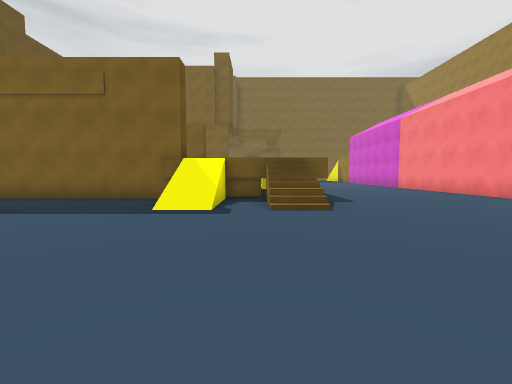
View 1 (above)

24 first-person views from a walk through a Unity game level. The camera is 1.2 m above the floor, tilts 4° down and sees 90° across. The floor is counted in squares, 2 m on a side. Each view is taken from the middle of a square. On the plan, view 1 faces up. The plan holds only what a view shows up to about 9 squares ahead; the rest is blank. The place goes on beyond the plan. The player is left out.

View 2
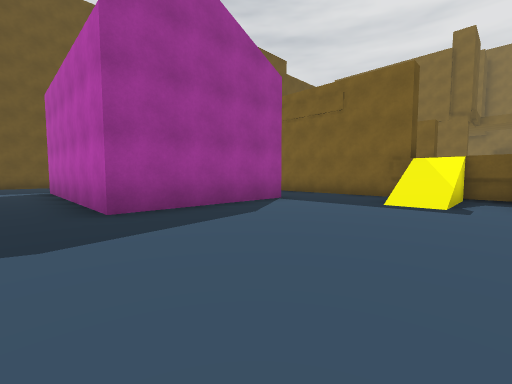

View 3
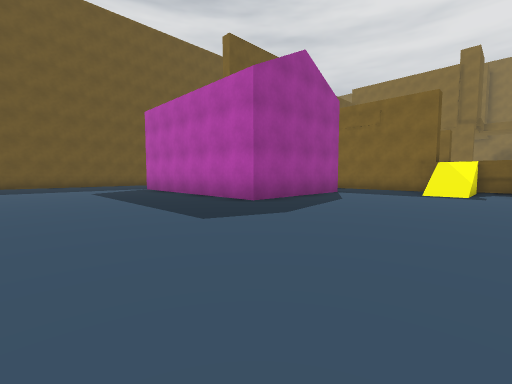

View 4
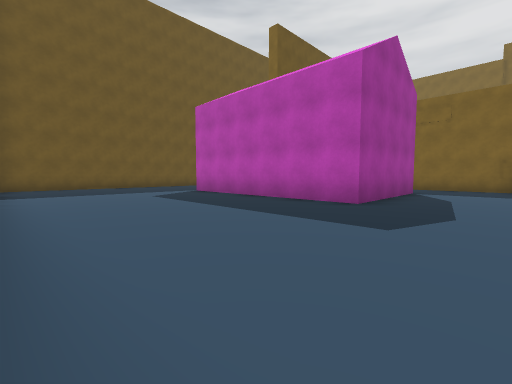

View 5
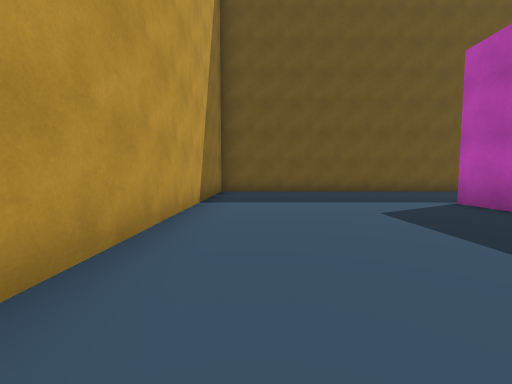

View 6
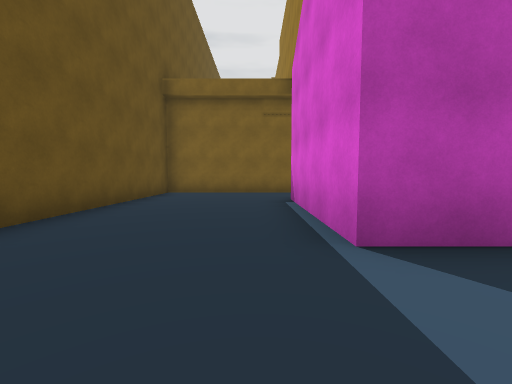

View 7
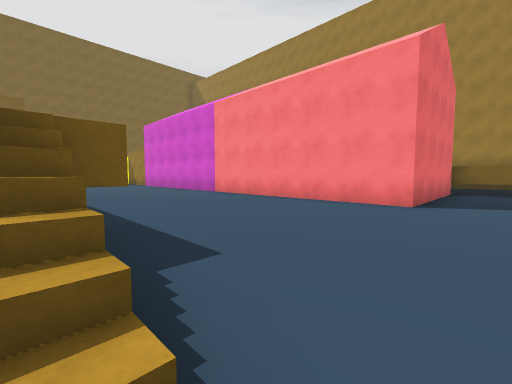

View 8
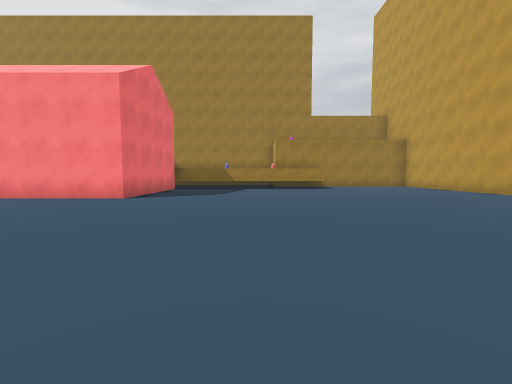

View 9
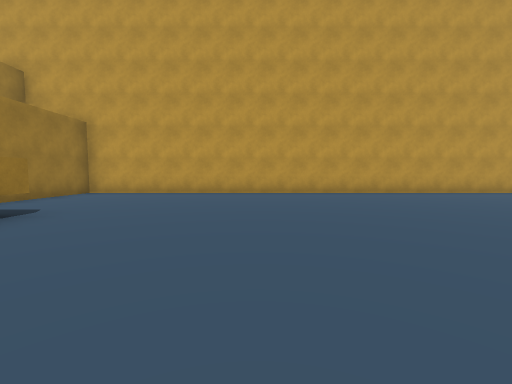

View 10
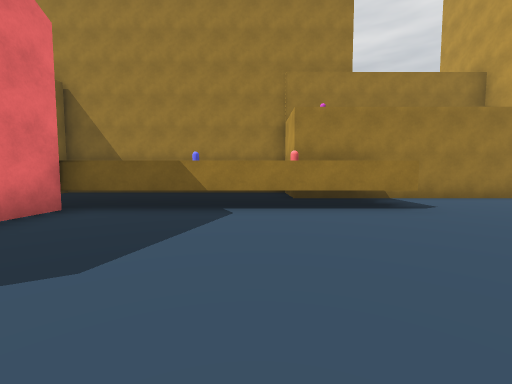

View 11
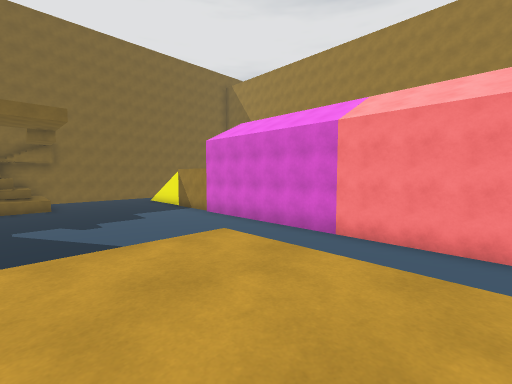

View 12
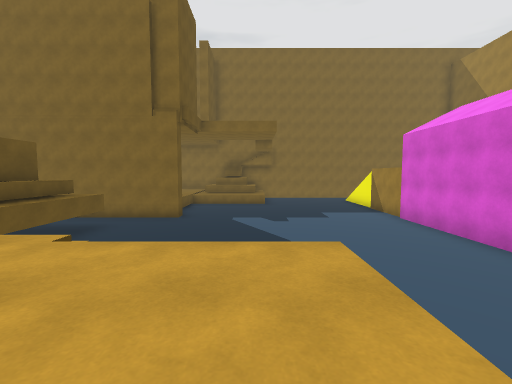

View 13
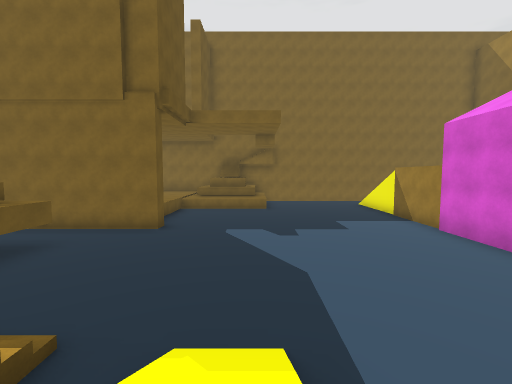

View 14
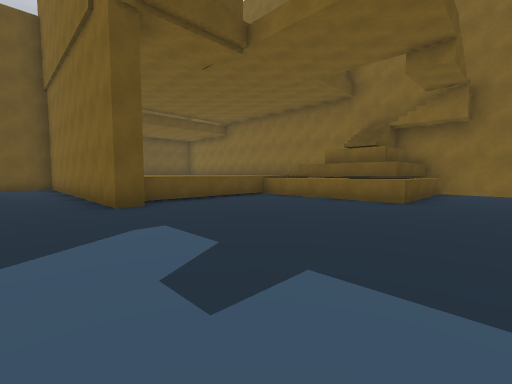

View 15
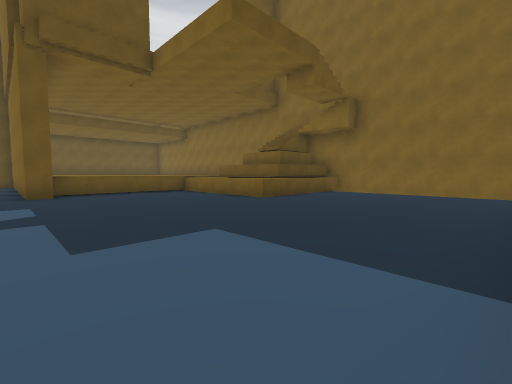

View 16
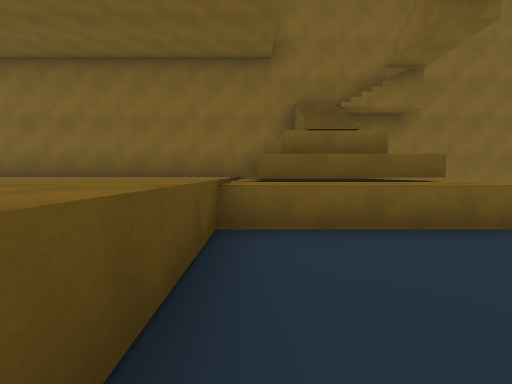

View 17
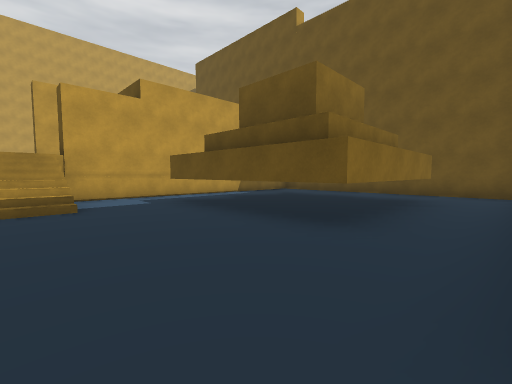

View 18
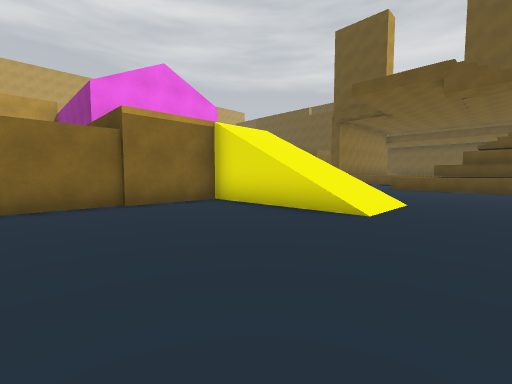

View 19
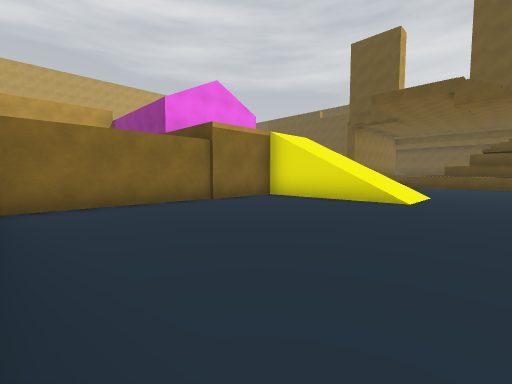

View 20
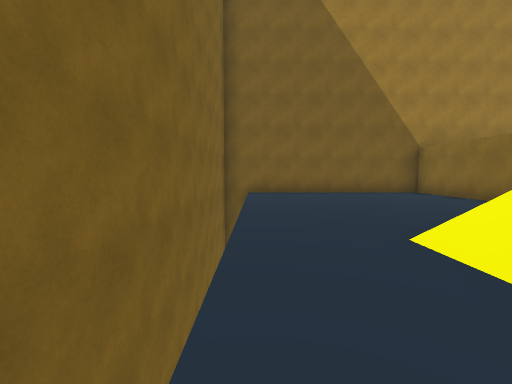

View 21
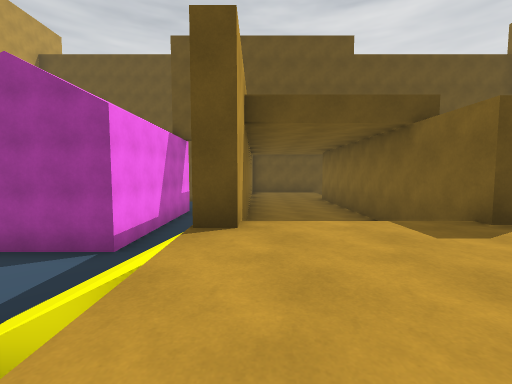

View 22
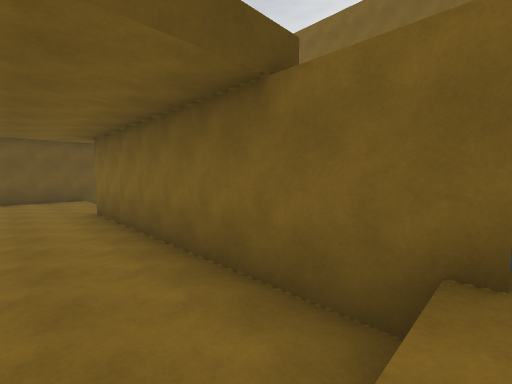

View 23
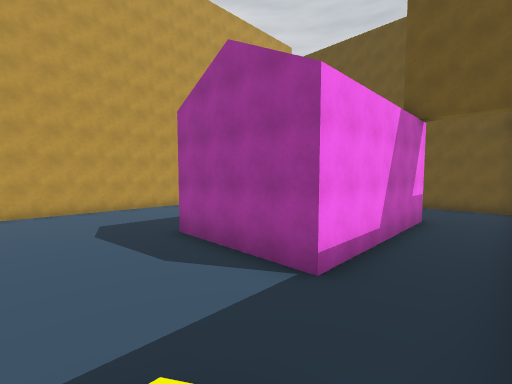

View 24
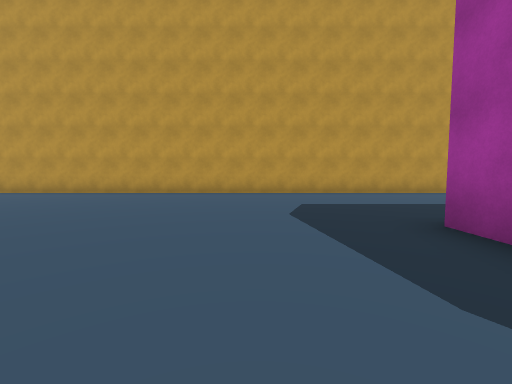

### Floor plan
Key: @ floor where view 1 was taken; # wall or solid block; . main floor; : floor 2 m higher than the main floor; / step, stairs or slope; ^ raised ledge; v drop or lower ground; O other object.
Columns run from 14 left of view 1 to 15 right of it. Each row starts with its distance up from view 1.
 26      ^^^^^^^##################
 25             ^###.............#
 24        ^^^^^^###.............#
 23          ^^^^###.....//......#
 22          ^^^^^^^.....//......#
 21           ^^.........//......#
 20            ^.........//OO....#
 19           ^^.........    #####
 18       #######........
 17     #................OOOO
 16     #................OO O
 15     #..####..........OO O
 14     #..   #..........O  O
 13      ..   #..........OO
 12      ..   #.//./.....OO
 11       ......//./.....OO
 10  vvv#########:::.....OO
  9 ^vvvvvvvvvvv::::.....OO
  8 ^vvvvvvvvvvv::::.....OO  OOO
  7 ###########^::::.....OO
  6 #..........##/. .....OOOO
  5 #...........././.........^
  4 #...#OOOOO...............^
  3 #...O  O O...............^O
  2 #...O   OO...............^
  1 #...O OOOO...............O^
  0 #...OOOOOO....@..........^^
 -1 #..........................
 -2 #..........................#
 -3 #..........................#
 -4 #..........................#
 -5 #..........................#
 -6 ############################

Where each view was taken, in squares from view 1:
view 1: 0 up, 0 right, facing up
view 2: 1 down, 0 right, facing up-left
view 3: 4 down, 0 right, facing up-left
view 4: 5 down, 2 left, facing up-left
view 5: 4 down, 5 left, facing left
view 6: 2 down, 11 left, facing up
view 7: 4 up, 1 right, facing up-right
view 8: 2 up, 0 right, facing right
view 9: 3 up, 7 right, facing down
view 10: 2 up, 6 right, facing right
view 11: 8 up, 0 right, facing up-right
view 12: 8 up, 1 right, facing up
view 13: 10 up, 1 right, facing up
view 14: 16 up, 3 right, facing up-left
view 15: 17 up, 6 right, facing up-left
view 16: 19 up, 2 left, facing up
view 17: 17 up, 1 left, facing down-left
view 18: 25 up, 12 right, facing down-left
view 19: 25 up, 14 right, facing down-left
view 20: 25 up, 6 right, facing right
view 21: 7 up, 1 right, facing left
view 22: 8 up, 2 left, facing up-left
view 23: 6 up, 1 left, facing down-left
view 24: 3 up, 2 left, facing down
